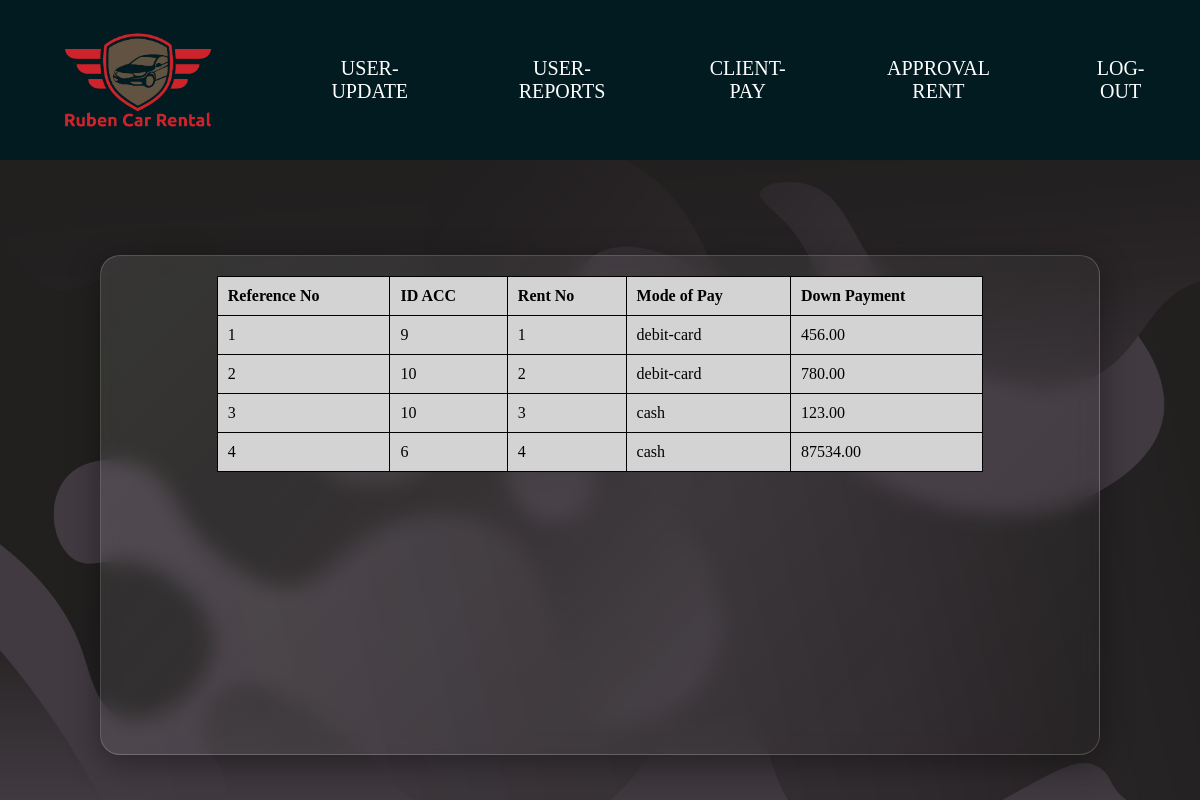
The page /ADMIN/client_pay.php on the database as committed earlier.
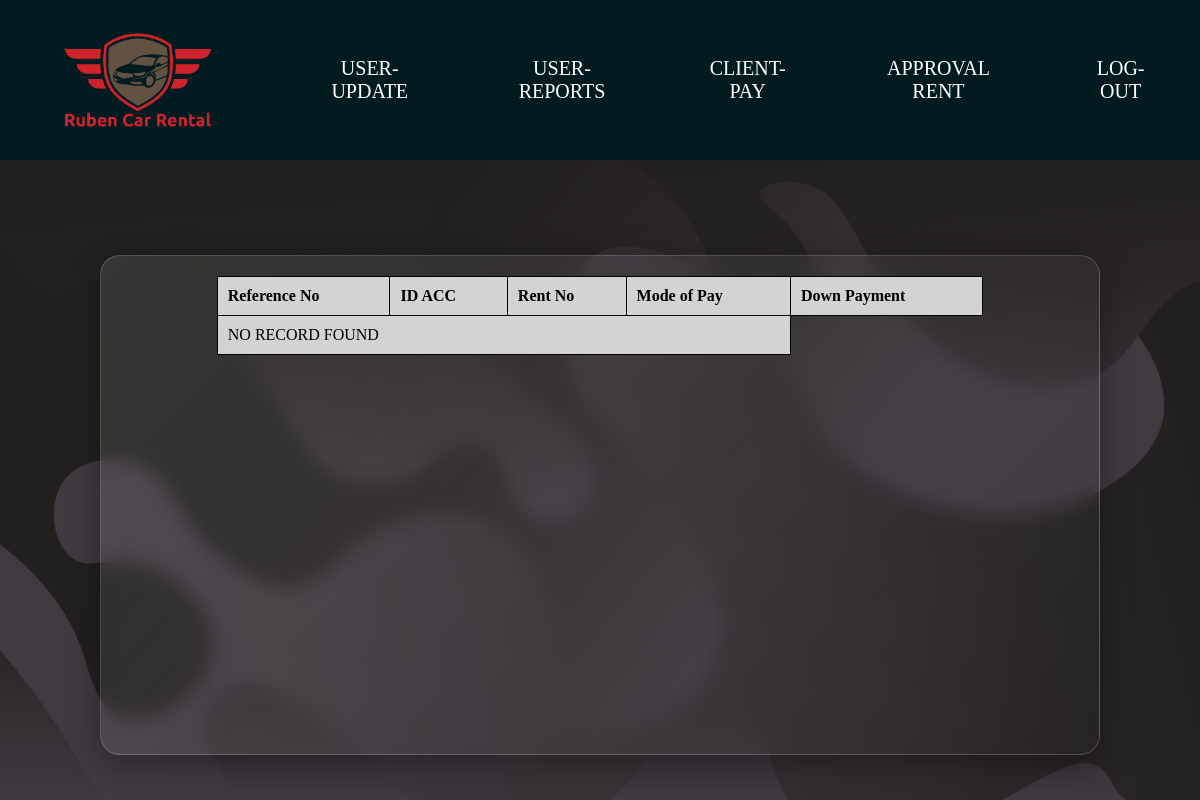
The same page on the database as committed later.
### tables this page shows
CREATE TABLE `tbl_client_payment` (
  `reference_no` int(11) NOT NULL,
  `ID_ACC` int(11) NOT NULL,
  `rent_no` int(11) NOT NULL,
  `modeofpay` varchar(20) NOT NULL,
  `dp` decimal(7,2) NOT NULL,
  `created_at` timestamp NOT NULL DEFAULT current_timestamp() ON UPDATE current_timestamp()
);

### ADMIN/client_pay.php (the view, shortened to what this page needs)
<?php
include("connect_db.php");
?>
<!DOCTYPE php>
<php lang="en">
<head>
    <link rel="stylesheet" href="../ADMIN/admin_css/admin-style.css">
</head>
<body>
    <div class="main">
        <ul class="navbar">
            <div class="logo">
                <img src="../ADMIN/admin_pictures/Ruben Car Rental(3).png" alt="Car-logo">
            </div>
            <li><a href="Admin-user-update.php">USER-UPDATE</a></li>
                <li><a href="user-reports.php">USER-REPORTS</a></li>
                <li><a href="client_pay.php">CLIENT-PAY</a></li>
                <li><a href="rent-approved.php">APPROVAL RENT</a></li>
                <li><a href="adminlogin.php">LOG-OUT</a></li>
        </ul>
        <div class="main2">
                <div class="Tbls-container">
                <div class="Tables">
                <table>
                        <thead>
                            <tr>
                                <th>Reference No</th>
                                <th>ID ACC</th>
                                <th>Rent No</th>
                                <th>Mode of Pay</th>
                                <th>Down Payment</th>
                            </tr>
                        </thead>
                        <tbody>
                            <?php
                            $queryuser = "SELECT reference_no,ID_ACC,rent_no, modeofpay, dp FROM tbl_client_payment;";
                            $stmt= $pdo->prepare($queryuser);
                            $stmt->execute();
                            $result = $stmt->fetchAll();
                            if($result){
                                foreach($result as $row){
                                    ?>
                                    <tr>
                                        <td><?= $row['reference_no']; ?></td>
                                        <td><?= $row['ID_ACC']; ?></td>
                                        <td><?= $row['rent_no']; ?></td>
                                        <td><?= $row['modeofpay']; ?></td>
                                        <td><?= $row['dp']; ?></td>
                                    </tr>
                                    <?php
                                }
                            }
                            else{
                                ?>
                                <tr>
                                    <td colspan="4">NO RECORD FOUND</td>
                                </tr>
                                <?php
                            }
                            ?>
                        </tbody>
                    </table>
                </div>
            </div>
        </div>
    </div>
</body>
</php>

### ADMIN/admin_css/admin-style.css (style rules this page uses)
* { box-sizing: border-box; padding: 0; margin: 0; text-decoration: none; list-style-type: none; }
.main { width: 100%; height: 100vh; background-color: rgb(212, 216, 216); flex-direction: column; }
.logo { width: 26rem; height: 20vh; display: flex; justify-content: center; align-items: center; }
img { width: 13rem; margin: 10px; border-radius: 50%; }
.navbar { display: flex; align-items: center; text-align: center; background-color: rgba(1, 27, 33, 1); }
.navbar li { margin: 50px; }
.navbar a { text-decoration: none; color: rgb(255, 255, 255); font-size: 20px; }
.main2 { display: flex; justify-content: center; align-items: center; background-image: url(bg.jpg); background-repeat: no-repeat; background-position: center; background-attachment: inherit; background-size: cover; width: 100%; height: 80vh; }
.Tbls-container { justify-content: center; width: 1000px; height: 500px; margin-top: 50px; border-radius: 20px; background: linear-gradient(135deg, rgba(255, 255, 255, 0.1), rgba(255, 255, 255, 0)); backdrop-filter: blur(10px); -webkit-backdrop-filter: blur(10px); border-radius: 20px; border:1px solid rgba(255, 255, 255, 0.18); box-shadow: 0 8px 32px 0 rgba(0, 0, 0, 0.37); }
.Tables { padding: 20px; display: flex; justify-content: center; }
table { border-collapse: collapse; width: 80%; }
th, td { border: 1px solid black; padding: 10px; text-align: left; }
th, tbody, td { background-color: lightgray; }

Rows that differ between the two databases and show on the page:
removed tbl_client_payment: reference_no "1", ID_ACC "9", rent_no "1", modeofpay "debit-card", dp "456.00"
removed tbl_client_payment: reference_no "2", ID_ACC "10", rent_no "2", modeofpay "debit-card", dp "780.00"
removed tbl_client_payment: reference_no "3", ID_ACC "10", rent_no "3", modeofpay "cash", dp "123.00"
removed tbl_client_payment: reference_no "4", ID_ACC "6", rent_no "4", modeofpay "cash", dp "87534.00"
Other text that changed with them:
text now shown: "NO RECORD FOUND"
